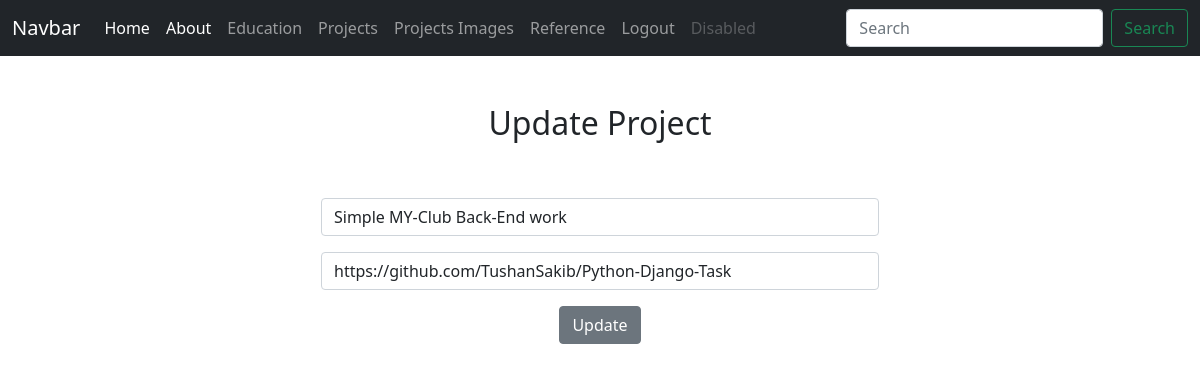
/update_project/1 (signed in), run on the app's committed database.
### core/models.py (models this page shows, shortened)
class Project(models.Model):
    title = models.CharField(max_length=100)
    github_link = models.CharField(max_length=1000)
    image = models.FileField(null=True,blank=True,upload_to='product/image/')

### core/views.py (the view)
# urls.py: path('update_project/<int:pk>',views.update_project,name='update_project'),
def update_project(request,pk):
    if request.user.is_authenticated:
        project = Project.objects.get(id=pk)
        form = ProjectForm(request.POST or None,instance=project)
        if request.method == "POST":
            if form.is_valid():
                form.save()
                return redirect('project')
        return render(request,'update_project.html',{'project':project,'form':form})

### core/forms.py
class ProjectForm(forms.ModelForm):
    class Meta:
        model = Project
        fields = ('title','github_link')
        labels={
            'title':'',
            'github_link':'',
        }
        widgets = {
            'title':forms.TextInput(attrs={'class':'form-control','placeholder':'Project Title'}),
            'github_link':forms.TextInput(attrs={'class':'form-control','placeholder':'Git-Hub Link'}),
        }

### core/templates/update_project.html (shortened to what this page needs)
{% extends 'base.html'%}
{% block content %}
<div class="container">
    <div class="row">
      <center>
          <div class="col-md-6">
            <h2>Update Project</h2>
              <br/><br/>
            <form method="POST" action="">
              <div class="mb-3">
                  {{form.as_p}}
              </div>
              <button type="submit" class="btn btn-secondary">Update</button>
          </form>
          </div>
      </center>
    </div>
  </div>
<br/><br/>
{% endblock %}

### data on the page
Project: title "Simple MY-Club Back-End work", github_link "https://github.com/TushanSakib/Python-Django-Task"
